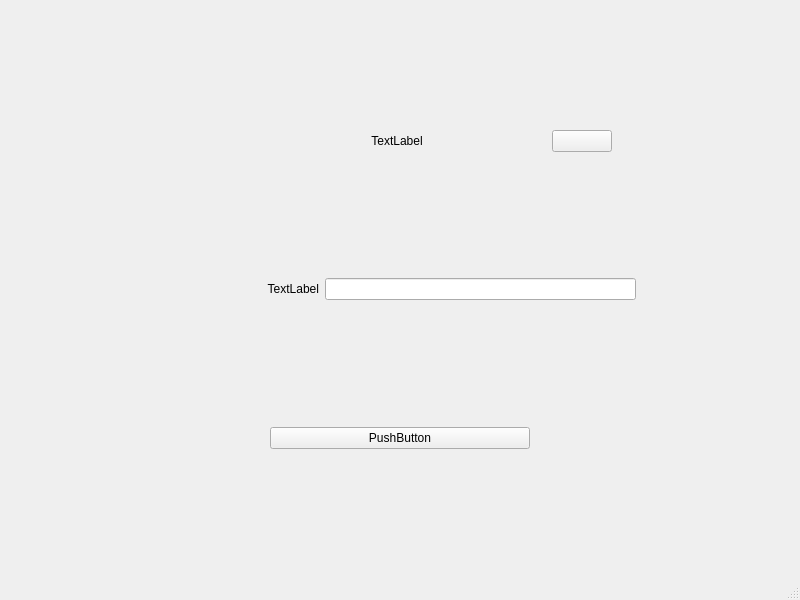
<?xml version="1.0" encoding="UTF-8"?>
<ui version="4.0">
 <class>MainWindow</class>
 <widget class="QMainWindow" name="MainWindow">
  <property name="geometry">
   <rect>
    <x>0</x>
    <y>0</y>
    <width>800</width>
    <height>600</height>
   </rect>
  </property>
  <property name="windowTitle">
   <string>MainWindow</string>
  </property>
  <widget class="QWidget" name="centralwidget">
   <layout class="QHBoxLayout" name="horizontalLayout_4">
    <item>
     <layout class="QVBoxLayout" name="verticalLayout" stretch="1,3,1,3,1,3,1">
      <item>
       <spacer name="verticalSpacer_3">
        <property name="orientation">
         <enum>Qt::Vertical</enum>
        </property>
        <property name="sizeHint" stdset="0">
         <size>
          <width>20</width>
          <height>40</height>
         </size>
        </property>
       </spacer>
      </item>
      <item>
       <layout class="QHBoxLayout" name="horizontalLayout_2" stretch="1,3,5,1,3">
        <item>
         <spacer name="horizontalSpacer">
          <property name="orientation">
           <enum>Qt::Horizontal</enum>
          </property>
          <property name="sizeHint" stdset="0">
           <size>
            <width>40</width>
            <height>20</height>
           </size>
          </property>
         </spacer>
        </item>
        <item>
         <spacer name="horizontalSpacer_7">
          <property name="orientation">
           <enum>Qt::Horizontal</enum>
          </property>
          <property name="sizeHint" stdset="0">
           <size>
            <width>40</width>
            <height>20</height>
           </size>
          </property>
         </spacer>
        </item>
        <item>
         <widget class="QLabel" name="label_title">
          <property name="text">
           <string>TextLabel</string>
          </property>
          <property name="alignment">
           <set>Qt::AlignCenter</set>
          </property>
         </widget>
        </item>
        <item>
         <widget class="QPushButton" name="pushButton_help">
          <property name="text">
           <string/>
          </property>
         </widget>
        </item>
        <item>
         <spacer name="horizontalSpacer_2">
          <property name="orientation">
           <enum>Qt::Horizontal</enum>
          </property>
          <property name="sizeHint" stdset="0">
           <size>
            <width>40</width>
            <height>20</height>
           </size>
          </property>
         </spacer>
        </item>
       </layout>
      </item>
      <item>
       <spacer name="verticalSpacer">
        <property name="orientation">
         <enum>Qt::Vertical</enum>
        </property>
        <property name="sizeHint" stdset="0">
         <size>
          <width>20</width>
          <height>40</height>
         </size>
        </property>
       </spacer>
      </item>
      <item>
       <layout class="QHBoxLayout" name="horizontalLayout" stretch="1,1,2,1">
        <item>
         <spacer name="horizontalSpacer_5">
          <property name="orientation">
           <enum>Qt::Horizontal</enum>
          </property>
          <property name="sizeHint" stdset="0">
           <size>
            <width>40</width>
            <height>20</height>
           </size>
          </property>
         </spacer>
        </item>
        <item>
         <widget class="QLabel" name="label_username">
          <property name="text">
           <string>TextLabel</string>
          </property>
          <property name="alignment">
           <set>Qt::AlignRight|Qt::AlignTrailing|Qt::AlignVCenter</set>
          </property>
         </widget>
        </item>
        <item>
         <widget class="QLineEdit" name="lineEdit_username"/>
        </item>
        <item>
         <spacer name="horizontalSpacer_6">
          <property name="orientation">
           <enum>Qt::Horizontal</enum>
          </property>
          <property name="sizeHint" stdset="0">
           <size>
            <width>40</width>
            <height>20</height>
           </size>
          </property>
         </spacer>
        </item>
       </layout>
      </item>
      <item>
       <spacer name="verticalSpacer_2">
        <property name="orientation">
         <enum>Qt::Vertical</enum>
        </property>
        <property name="sizeHint" stdset="0">
         <size>
          <width>20</width>
          <height>40</height>
         </size>
        </property>
       </spacer>
      </item>
      <item>
       <layout class="QHBoxLayout" name="horizontalLayout_3" stretch="1,1,1">
        <item>
         <spacer name="horizontalSpacer_3">
          <property name="orientation">
           <enum>Qt::Horizontal</enum>
          </property>
          <property name="sizeHint" stdset="0">
           <size>
            <width>40</width>
            <height>20</height>
           </size>
          </property>
         </spacer>
        </item>
        <item>
         <widget class="QPushButton" name="pushButton_connect">
          <property name="text">
           <string>PushButton</string>
          </property>
         </widget>
        </item>
        <item>
         <spacer name="horizontalSpacer_4">
          <property name="orientation">
           <enum>Qt::Horizontal</enum>
          </property>
          <property name="sizeHint" stdset="0">
           <size>
            <width>40</width>
            <height>20</height>
           </size>
          </property>
         </spacer>
        </item>
       </layout>
      </item>
      <item>
       <spacer name="verticalSpacer_4">
        <property name="orientation">
         <enum>Qt::Vertical</enum>
        </property>
        <property name="sizeHint" stdset="0">
         <size>
          <width>20</width>
          <height>40</height>
         </size>
        </property>
       </spacer>
      </item>
     </layout>
    </item>
   </layout>
  </widget>
  <widget class="QMenuBar" name="menubar">
   <property name="geometry">
    <rect>
     <x>0</x>
     <y>0</y>
     <width>800</width>
     <height>25</height>
    </rect>
   </property>
  </widget>
  <widget class="QStatusBar" name="statusbar"/>
 </widget>
 <resources/>
 <connections/>
</ui>
